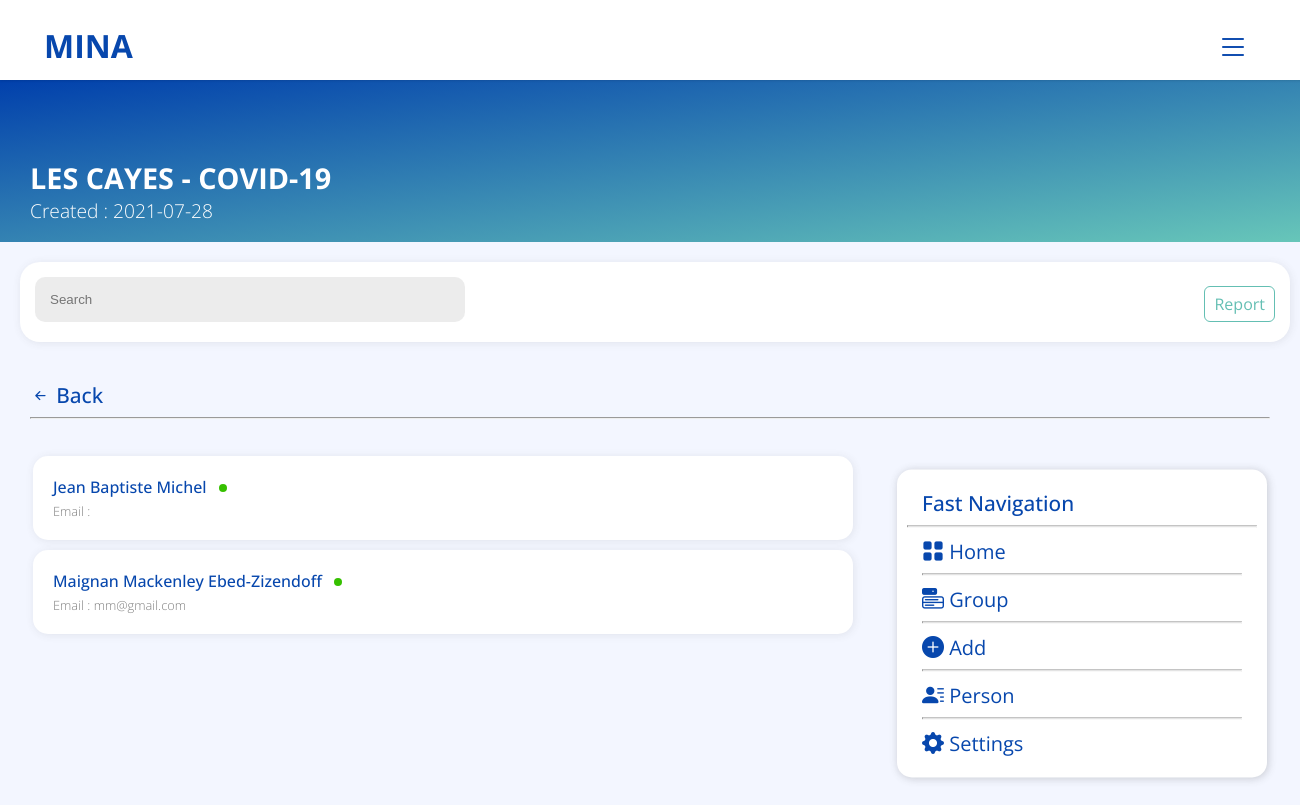
/View/group.php?group-details=7 (signed in), run on the app's committed database.
### tables this page shows
CREATE TABLE `users` (
  `code_user` int(11) NOT NULL,
  `nom` varchar(50) NOT NULL,
  `prenom` varchar(50) NOT NULL,
  `email` varchar(50) NOT NULL,
  `password` varchar(255) NOT NULL,
  `adresse` varchar(100) NOT NULL,
  `telephone_1` varchar(20) NOT NULL,
  `telephone_2` varchar(20) NOT NULL,
  `code_entreprise` varchar(50) NOT NULL,
  `id_role` int(11) NOT NULL,
  `id_statut` int(11) NOT NULL
);

CREATE TABLE `groupe` (
  `id_group` int(11) NOT NULL,
  `nom_groupe` varchar(50) NOT NULL,
  `description` varchar(100) NOT NULL,
  `date_creation` date NOT NULL,
  `date_expiration` date NOT NULL,
  `id_program` int(11) NOT NULL,
  `code_user` int(11) NOT NULL
);

CREATE TABLE `entreprise` (
  `id_ent` int(11) NOT NULL,
  `code_entreprise` varchar(50) NOT NULL,
  `nom_entreprise` varchar(100) NOT NULL,
  `date_creation` date NOT NULL,
  `date_expiration` date NOT NULL,
  `statut_id` int(11) NOT NULL
);

CREATE TABLE `personne` (
  `id_person` int(11) NOT NULL,
  `nom` varchar(50) NOT NULL,
  `prenom` varchar(50) NOT NULL,
  `date_naissance` date NOT NULL,
  `lieu_naissance` varchar(50) NOT NULL,
  `telephone_1` varchar(20) NOT NULL,
  `telephone_2` varchar(20) NOT NULL,
  `adresse` varchar(100) NOT NULL,
  `email` varchar(50) NOT NULL,
  `profile_image` varchar(255) NOT NULL,
  `date_exp` date NOT NULL DEFAULT current_timestamp(),
  `creation_date` date NOT NULL DEFAULT current_timestamp(),
  `id_statut` int(11) NOT NULL,
  `id_dependant` int(11) DEFAULT NULL,
  `id_group` int(11) NOT NULL,
  `id_program` int(11) NOT NULL
);

### View/group.php (the view, shortened to what this page needs)
<!Doctype html>
<html>
<head>
    <link rel="stylesheet" type="text/css" href="css/style.css">
    <link rel="stylesheet" type="text/css" href="css/main.css">
    <link rel="stylesheet" href="https://cdn.jsdelivr.net/npm/bootstrap-icons@1.5.0/font/bootstrap-icons.css">
</head>
<body class="body">
    <?php
    include_once('header.php');
    ?>
    <div class="header-content">
        <?php
        $id = $_GET['group-details'];
        $query = "SELECT * FROM users, program, groupe WHERE users.code_user = program.code_user AND groupe.id_program = program.id_program AND id_group = $id LIMIT 1";
        $result = $conn->query($query);
        if (mysqli_num_rows($result) > 0) {
            while ($row = mysqli_fetch_assoc($result)) {
                echo '<div class="title">' . $row["nom_groupe"] . '</div>
                    <span class="subtitle">Created : ' . $row["date_creation"] . '</span>';
            }
        }
        ?>
    </div>
    <div class="second-part-content">
        <div class="search">
            <div class="custom-container">
                <form action="" method="post" class="">
                    <input type="text" name="searchAll" id="" placeholder="Search" class="search-main">
                </form>
            </div>
            <div class="link">
                <ul>
                    <?php
                    if (isset($_SESSION["role"]) && $_SESSION["role"] === 3 || $_SESSION["role"] === 2) {
                        echo '<li>';
                        $id = $_GET["group-details"];
                        $query = "SELECT * FROM groupe WHERE groupe.id_group = $id";
                        $result = $conn->query($query);
                        if (mysqli_num_rows($result) > 0) {
                            while ($row = mysqli_fetch_assoc($result)) {
                                echo '<a href="add-person.php?group-details=' . $row["id_group"] . '&program-details=' . $row['id_program'] . '" class="btn btn-outline-primary">New person</a>';
                            }
                        }
                        echo '</li> <li><a href="report.php" class="btn btn-outline-muted">Report</a></li>';
                    } elseif (isset($_SESSION["role"]) && $_SESSION["role"] === 1) {
                        echo '<li><a href="report.php" class="btn btn-outline-muted">Report</a></li>';
                    }
                    ?>
                </ul>
            </div>
        </div>
    </div>
    <div class="third-part-content">
        <div class="container mt-3">
            <span class="title-page-list">
                <?php
                $id = $_GET["group-details"];
                $query = "SELECT * FROM program, groupe WHERE groupe.id_group = $id AND program.id_program = groupe.id_program";
                $result = $conn->query($query);
                if (mysqli_num_rows($result) > 0) {
                    while ($row = mysqli_fetch_assoc($result)) {
                        echo '<a href="program-details.php?program=' . $row["id_program"] . '" class="nav-link">
                        <i class="bi bi-arrow-left-short"></i> <span class="align-items"></span>Back
                    </a>';
                    }
                }
                ?>
                <hr class="hr">
            </span>
            <div class="list-content mt-3 mb-5">
                <?php
                if (isset($_POST["searchAll"])) {
                    $search = $_POST["searchAll"];
                    $id = $_GET["group-details"];
                    $code_entreprise = $_SESSION["code_entreprise"];
                    $query = "SELECT * FROM program, groupe, entreprise, personne WHERE personne.id_program = program.id_program AND program.id_program = groupe.id_program AND program.code_entreprise = '$code_entreprise' AND entreprise.code_entreprise = '$code_entreprise' AND nom LIKE '%$search%' OR prenom LIKE '%$search%' AND personne.id_group = $id AND groupe.id_group = $id ORDER BY personne.nom ASC";
                    $result = $conn->query($query);
                    if (mysqli_num_rows($result) > 0) {
                        while ($row = mysqli_fetch_assoc($result)) {
                            if ($row["id_statut"] == 1) {
                                $color = "green-circle";
                            } elseif ($row["id_statut"] == 2) {
                                $color = "red-circle";
                            }
                            echo '<a href="person-details.php?person-details=' . $row["id_person"] . '" class="nav-link">
                            <div class="bg-white">
                                <div class="group-name-and-details">
                                    <div class="group-name">' . $row["nom"] . ' ' . $row["prenom"] . '<span class="' . $color . '" ></span></div>
                                    <div class="group-details">
                                        Email  : ' . $row["email"] . '</div>
                                    </div>';
                            echo '</div>
                        </a>';
                        }
                    } else {
                        echo '<div class="bg-white">
                        <div class="group-name-and-details">
                            <div class="group-name">There is no person with this name...</div>
                            <div class="group-details">You can add a new person in this group !</div>
                        </div>
                    </div>';
                    }
                } else {
                    $id = $_GET["group-details"];
                    $code_entreprise = $_SESSION["code_entreprise"];
                    $query = "SELECT * FROM entreprise, program, groupe, personne WHERE entreprise.code_entreprise = '$code_entreprise' AND program.code_entreprise = '$code_entreprise' AND personne.id_program = program.id_program AND personne.id_group = groupe.id_group AND groupe.id_program = program.id_program AND personne.id_group = $id ORDER BY personne.nom ASC";
                    $result = $conn->query($query);
                    if (mysqli_num_rows($result) > 0) {
                        while ($row = mysqli_fetch_assoc($result)) {
                            if ($row["id_statut"] == 1) {
                                $color = "green-circle";
                            } elseif ($row["id_statut"] == 2) {
                                $color = "red-circle";
                            }
                            echo '<a href="person-details.php?person-details=' . $row["id_person"] . '" class="nav-link">
                            <div class="bg-white">
                                <div class="group-name-and-details">
                                    <div class="group-name">' . $row["nom"] . ' ' . $row["prenom"] . '<span class="' . $color . '" ></span></div>
                                    <div class="group-details">
                                        Email  : ' . $row["email"] . '</div>
                                    </div>';
                            echo '</div>
                        </a>';
                        }
                    }
                }
                include_once('sidebar.php');
                ?>
            </div>
        </div>
    </div>
    <?php
    include_once('footer.php');
    ?>
</body>
</html>

### View/css/style.css (style rules this page uses)
:root { --background-color: #F3F6FF; --white: #FFF; --gray: rgba(128, 128, 128, 0.863); --primary: #0747AD; --secondary: #8d9da1; --muted: #64BFB3; --bg-light-gray: rgb(252, 252, 252); --red: rgb(180, 12, 0); }
.container { padding: 0 30px; }
a { text-decoration: none; -webkit-tap-highlight-color: transparent; }
body, .body { background-color: var(--background-color); padding: 0; margin: 0; font-family: 'Open Sans', sans-serif; }
.header-content { background-image: linear-gradient(to bottom right, rgb(1, 64, 172), rgb(103, 198, 185)); height: auto; width: 100%; color: var(--white); padding: 18px 0; margin-top:80px; position: unset; }
.title, .subtitle { margin: 0 30px; width: auto; }
.title { font-size: 1.8rem; font-weight: bold; margin-top: 60px; text-transform: uppercase; width: auto; }
.subtitle { font-weight: lighter; font-size: 1.2rem; }
.second-part-content { margin: 20px; padding: 15px; height: 50px; width: 1240px; background-color: var(--white); box-shadow: 1px 1px 8px rgba(65, 65, 65, 0.1); border-radius: 20px; }
.custom-container { float: left; }
.search-main { height: 45px; width: 400px; background-color: rgba(206, 206, 206, 0.384); border-style: none; border-radius: 10px; padding: 0 15px; -webkit-tap-highlight-color: transparent; }
.nav-link { color: inherit; text-decoration: none !important; -webkit-tap-highlight-color: transparent; }
.link { position: unset; float: right; }
.link ul li { list-style: none; display: inline-block; }
.btn { background-color: none; padding: 6px 9px; text-decoration: none; padding: 6px 9px; border-radius: 6px; }
.btn-outline-muted { border: 1px solid var(--muted); color: var(--muted); }
.mt-3 { margin-top: 3%; }
.mb-5 { margin-bottom: 100px; }
.title-page-list a { color: var(--primary); font-weight: 500; font-size: 1.3rem; }
.list-content { padding: 0 3px; }
.bg-white { height: auto; width: 800px; border-radius: 15px; box-shadow: 1px 1px 8px rgba(65, 65, 65, 0.1); background-color: var(--white); padding: 20px 10px; margin-bottom: 10px; }
.name, .group-name { font-weight: 500; color: var(--primary); margin-bottom: 4px; width: max-content; }
.group-name-and-details { position: unset; margin-top: 0; margin-left: 10px; }
.group-details { font-weight: lighter; font-size: 0.8rem; color: gray; }

### View/css/main.css (style rules this page uses)
.green-circle { height: 8px; width: 8px; border-radius: 100%; background-color: #36c000; float: right; margin: 8px 12px 0 12px; }

### data on the page
users: groupe.nom_groupe "LES CAYES - COVID-19", groupe.date_creation "2021-07-28"
entreprise: personne.nom "Jean Baptiste", personne.prenom "Michel", personne.nom "Maignan", personne.prenom "Mackenley Ebed-Zizendoff", personne.email "mm@gmail.com"
